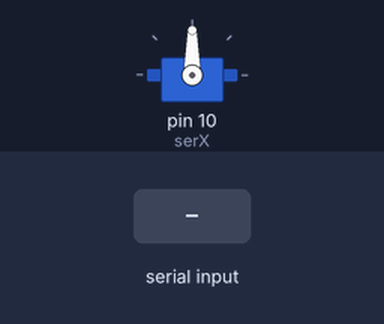
This sketch was run on a simulated Arduino Uno, built with avr-gcc and run on an emulated ATmega328P. Shown: servo. The inputs (shaded band) are chosen by the test bench.

Above: at 1.2 s.
1.3 s: "30,150\n" received over Serial
At 2.5 s:
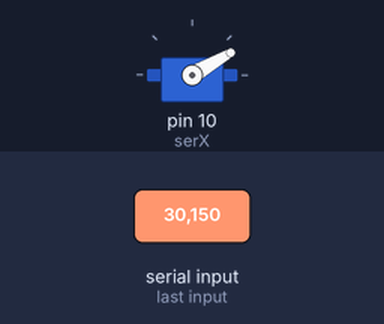
2.8 s: "5\n" received over Serial
At 3.5 s:
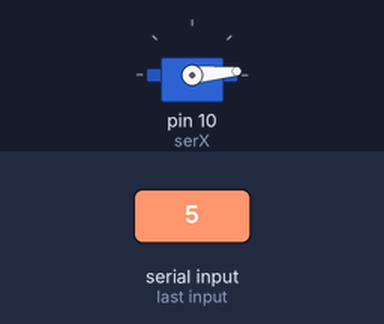
4.3 s: "200\n" received over Serial
At 4.7 s:
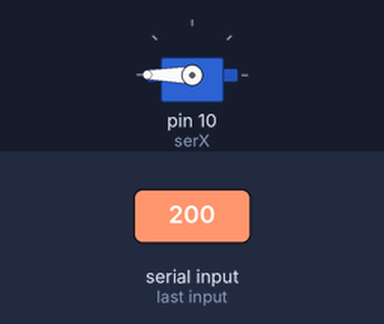
5.8 s: "90,45\n" received over Serial
At 7.1 s:
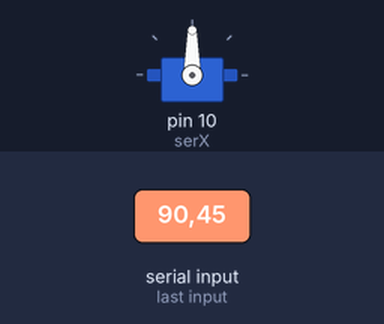
Timing chart, 0 to 8.3 s (numbered marks = the images above; inputs shaded):
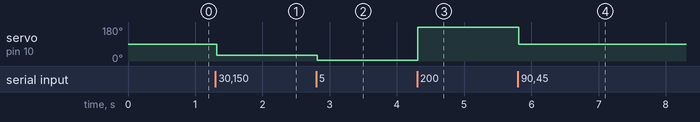

Measured:
- after the input at 1.3 s, servo on pin 10 (serX): 90° → 30° at once
- after the input at 2.8 s, servo on pin 10 (serX): 30° → 5° at once
- after the input at 4.3 s, servo on pin 10 (serX): 5° → 180° at once
- after the input at 5.8 s, servo on pin 10 (serX): 180° → 90° at once

The sketch:

serialevent_test.ino
```cpp
#include<Servo.h>

Servo serX;


String serialData;

void setup() {

  serX.attach(10);

  Serial.begin(9600);
  Serial.setTimeout(10);
}

void loop() {
  // put your main code here, to run repeatedly:

}


void serialEvent(){


  serialData = Serial.readString();


  serX.write(serialData.toInt());
}
```
